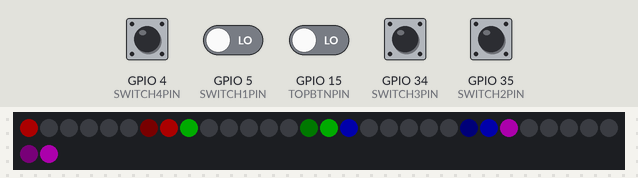
Recording of a program running on a simulated ESP32. Parts: 32 RGB LEDs in strip order, left to right, continuing on the next row. Inputs (shaded band) come from the test bench; at power-on: GPIO 4 (SWITCH4PIN), GPIO 5 (SWITCH1PIN), GPIO 15 (TOPBTNPIN), GPIO 34 (SWITCH3PIN), GPIO 35 (SWITCH2PIN) LOW. Dim RGB values are drawn brighter than linear.

Above: at 3.4 s.
5.9 s: GPIO 4 (SWITCH4PIN) pulled HIGH for 0.15 s
At 6.05 s:
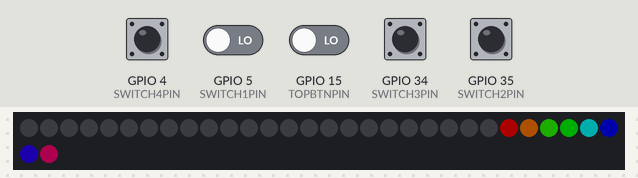
6.6 s: GPIO 5 (SWITCH1PIN) driven HIGH and GPIO 15 (TOPBTNPIN) driven HIGH
9.6 s: GPIO 5 (SWITCH1PIN) driven LOW
At 11.1 s:
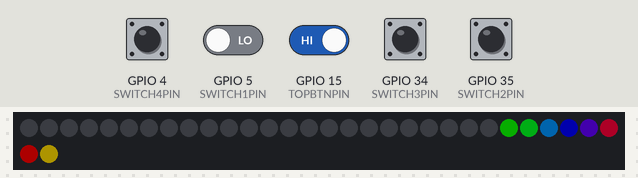
12.6 s: GPIO 15 (TOPBTNPIN) driven LOW
At 14.35 s:
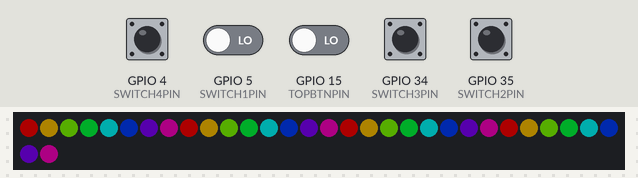
23.5 s: GPIO 5 (SWITCH1PIN) driven HIGH
26.5 s: GPIO 15 (TOPBTNPIN) driven HIGH
At 30.32 s:
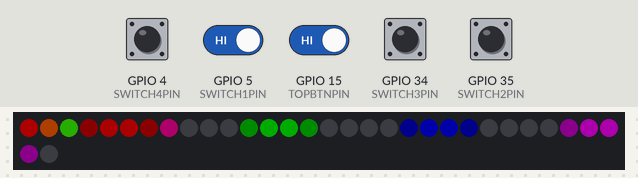

Measured:
- after the input at 5.9 s, the LEDs: change at once (image 1)
- after the input at 12.6 s, the LEDs: first differ from a run without the input after 1.7 s (image 3)

The program:

main.cpp
```cpp
#include <Arduino.h>
#include <Adafruit_NeoPixel.h>

#define LEDPIN 27
#define NUMPIXELS 32

const int SWITCH1PIN = 5;
const int SWITCH2PIN = 35;
const int SWITCH3PIN = 34;
const int SWITCH4PIN = 4;
const int TOPBTNPIN = 15;

void todoChecked(int);
void setlayercolor(int layer, int brightness);
void bootupanimation();
void colorbuttonanimation();
void successanimation();

bool switch1 = false;
bool switch2 = false;
bool switch3 = false;
bool switch4 = false;
bool alldone = false;

Adafruit_NeoPixel strip(NUMPIXELS, LEDPIN, NEO_GRB + NEO_KHZ800);

const int rotpos[] = {2,1,0,0,1,2,3,3,6,5,4,4,5,6,7,7,10,9,8,8,9,10,11,11,14,13,12,12,13,14,15,15};

void setup() {
  pinMode(SWITCH1PIN, INPUT);
  pinMode(SWITCH2PIN, INPUT);
  pinMode(SWITCH3PIN, INPUT);
  pinMode(SWITCH4PIN, INPUT);

  strip.begin();            // INITIALIZE strip object
  strip.show();             // Turn OFF all pixels
  strip.setBrightness(50);  // Set BRIGHTNESS (max = 255)
  strip.clear();            // Set all pixel colors to 'off'

  Serial.begin(9600);

  bootupanimation();
}

void loop() {

  if (digitalRead(SWITCH1PIN) != switch1) {
    switch1 = !switch1;
    todoChecked(1);
  }

  if (digitalRead(SWITCH2PIN) != switch2) {
    switch2 = !switch2;
    todoChecked(2);
  }

  if (digitalRead(SWITCH3PIN) != switch3) {
    switch3 = !switch3;
    todoChecked(3);
  }

  if (digitalRead(SWITCH4PIN) != switch4) {
    switch4 = !switch4;
    todoChecked(4);
  }

  if (digitalRead(TOPBTNPIN)){
    colorbuttonanimation();
  }

  if ((switch1 == switch2) && (switch2 == switch3) && (switch3 == switch4) && alldone){
    alldone = false;
    successanimation();
  }

  strip.clear();
  strip.show();

}

// show color at selected side
void todoChecked(int side) {
  alldone = true;

  // Single Color
  // strip.clear();
  // for(int i=(side-1)*8; i<8*side; i++) {
  //   strip.setPixelColor(i, strip.Color(50,0,200));
  //   strip.show();
  // }

  // Theater chase
  // for(int a=0; a<5; a++) {
  // strip.clear();
  //   for(int i=(side-1)*8; i<8*side; i++) {
  //     strip.setPixelColor(i, strip.Color(50,0,200));
  //     strip.show();
  //     delay(70);
  //   }
  // }

  // Regenbogen
  strip.clear();
  for(long firstPixelHue = 0; firstPixelHue < 5*65536; firstPixelHue += 1028) {
    for(int  i=(side-1)*8; i<8*side; i++) {
      int pixelHue = firstPixelHue + (i * 65536L / 8);
      strip.setPixelColor(i, strip.gamma32(strip.ColorHSV(pixelHue)));
    }
    strip.show();
    delay(10);
  }
}

void setlayercolor(int layer, int brightness)
{
    switch (layer)
    {
        case 0:
        {
            strip.setPixelColor(0, strip.Color(brightness, 0, 0));
            strip.setPixelColor(1, strip.Color(brightness, 0, 0));
            strip.setPixelColor(8, strip.Color(0, brightness, 0));
            strip.setPixelColor(9, strip.Color(0, brightness, 0));
            strip.setPixelColor(16, strip.Color(0, 0, brightness));
            strip.setPixelColor(17, strip.Color(0, 0, brightness));
            strip.setPixelColor(24, strip.Color(brightness, 0, brightness));
            strip.setPixelColor(25, strip.Color(brightness, 0, brightness));
            break;
        }
        case 1:
        {
            strip.setPixelColor(2, strip.Color(brightness, 0, 0));
            strip.setPixelColor(7, strip.Color(brightness, 0, 0));
            strip.setPixelColor(10, strip.Color(0, brightness, 0));
            strip.setPixelColor(15, strip.Color(0, brightness, 0));
            strip.setPixelColor(18, strip.Color(0, 0, brightness));
            strip.setPixelColor(23, strip.Color(0, 0, brightness));
            strip.setPixelColor(26, strip.Color(brightness, 0, brightness));
            strip.setPixelColor(31, strip.Color(brightness, 0, brightness));
            break;
        }
        case 2:
        {
            strip.setPixelColor(3, strip.Color(brightness, 0, 0));
            strip.setPixelColor(6, strip.Color(brightness, 0, 0));
            strip.setPixelColor(11, strip.Color(0, brightness, 0));
            strip.setPixelColor(14, strip.Color(0, brightness, 0));
            strip.setPixelColor(19, strip.Color(0, 0, brightness));
            strip.setPixelColor(22, strip.Color(0, 0, brightness));
            strip.setPixelColor(27, strip.Color(brightness, 0, brightness));
            strip.setPixelColor(30, strip.Color(brightness, 0, brightness));
            break;
        }
        case 3:
        {
            strip.setPixelColor(4, strip.Color(brightness, 0, 0));
            strip.setPixelColor(5, strip.Color(brightness, 0, 0));
            strip.setPixelColor(12, strip.Color(0, brightness, 0));
            strip.setPixelColor(13, strip.Color(0, brightness, 0));
            strip.setPixelColor(20, strip.Color(0, 0, brightness));
            strip.setPixelColor(21, strip.Color(0, 0, brightness));
            strip.setPixelColor(28, strip.Color(brightness, 0, brightness));
            strip.setPixelColor(29, strip.Color(brightness, 0, brightness));
            break;
        }
    }
}

void bootupanimation() {
  strip.clear();
  strip.show();
  for (int i = 0; i < 4; ++i)
  {
      for (int j = 0; j < 17; ++j)
      {
          setlayercolor(i, j * 255 / 17);
          strip.show();
          delay(40);
      }
  }
  for (int i = 0; i < 8; ++i)
  {
      for (int j = 17 - 1; j >= 0; --j)
      {
          strip.setPixelColor((i + 1) % 8, strip.Color(j * 255 / 17, 0, 0));
          strip.setPixelColor((i + 1) % 8 + 8, strip.Color(0, j * 255 / 17, 0));
          strip.setPixelColor((i + 1) % 8 + 16, strip.Color(0, 0, j * 255 / 17));
          strip.setPixelColor((i + 1) % 8 + 24, strip.Color(j * 255 / 17, 0, j * 255 / 17));
          strip.show();
          delay(5);
      }
  }
  delay(1000);
}

void colorbuttonanimation() {
  for (int i = 4 - 1; i >= 0; --i)
  {
      for (int j = 0; j < 17; ++j)
      {
          setlayercolor(i, j * 255 / 17);
          strip.show();
          delay(5);
      }
  }
  delay(500);
  for (int i = 0; i < 4; ++i)
  {
      for (int j = 17 - 1; j >= 0; --j)
      {
          setlayercolor(i, j * 255 / 17);
          strip.show();
          delay(5);
      }
  }
}

void successanimation() {
  // Rainbow circle
  for(int i = 0; i < 40; ++i)
  {
      for (int j = 0; j < 32; ++j)
      {
          strip.setPixelColor(j, strip.ColorHSV((i * 5000 + (j % 8 * (65535 / 8))) % 65535));
      }
      strip.show();
      delay(50);
  }

  // Yellow blinks
  for (int i = 0; i < 10; ++i)
  {
      for (int j = 0; j < 32; ++j)
      {
          strip.setPixelColor(j, strip.Color(i % 2 * 255, i % 2 * 255, 0));
      }
      strip.show();
      delay(100);
  }

  // Rainbow around
  for (int i = 0; i < 40; ++i)
  {
      for (int j = 0; j < 32; ++j)
      {
          strip.setPixelColor(j, strip.ColorHSV((i * 3000 + (rotpos[j] * (65535 / 16))) % 65535));
      }
      strip.show();
      delay(50);
  }

  // Line Around
  for (int i = 0; i < 40; ++i)
  {
      strip.clear();
      for (int j = 0; j < 32; ++j)
      {
          int rotindex = i % 16 + 16;
          if (rotpos[j] + 16 - rotindex == 0)
              strip.setPixelColor(j, strip.Color(0, 255, 0));
          if (rotpos[j] + 16 - rotindex == 1 || rotpos[j] + 16 - rotindex == -1)
              strip.setPixelColor(j, strip.Color(0, 127, 0));
      }
      strip.show();
      delay(50);
  }

  for (int i = 0; i < 100; ++i)
  {
      for (int j = 0; j < 32; ++j)
      {
          strip.setPixelColor(j, strip.ColorHSV((i * 3000) % 65535, 255, 255 - i * 255 / 100));
      }
      strip.show();
      delay(50);
  }
}
```
